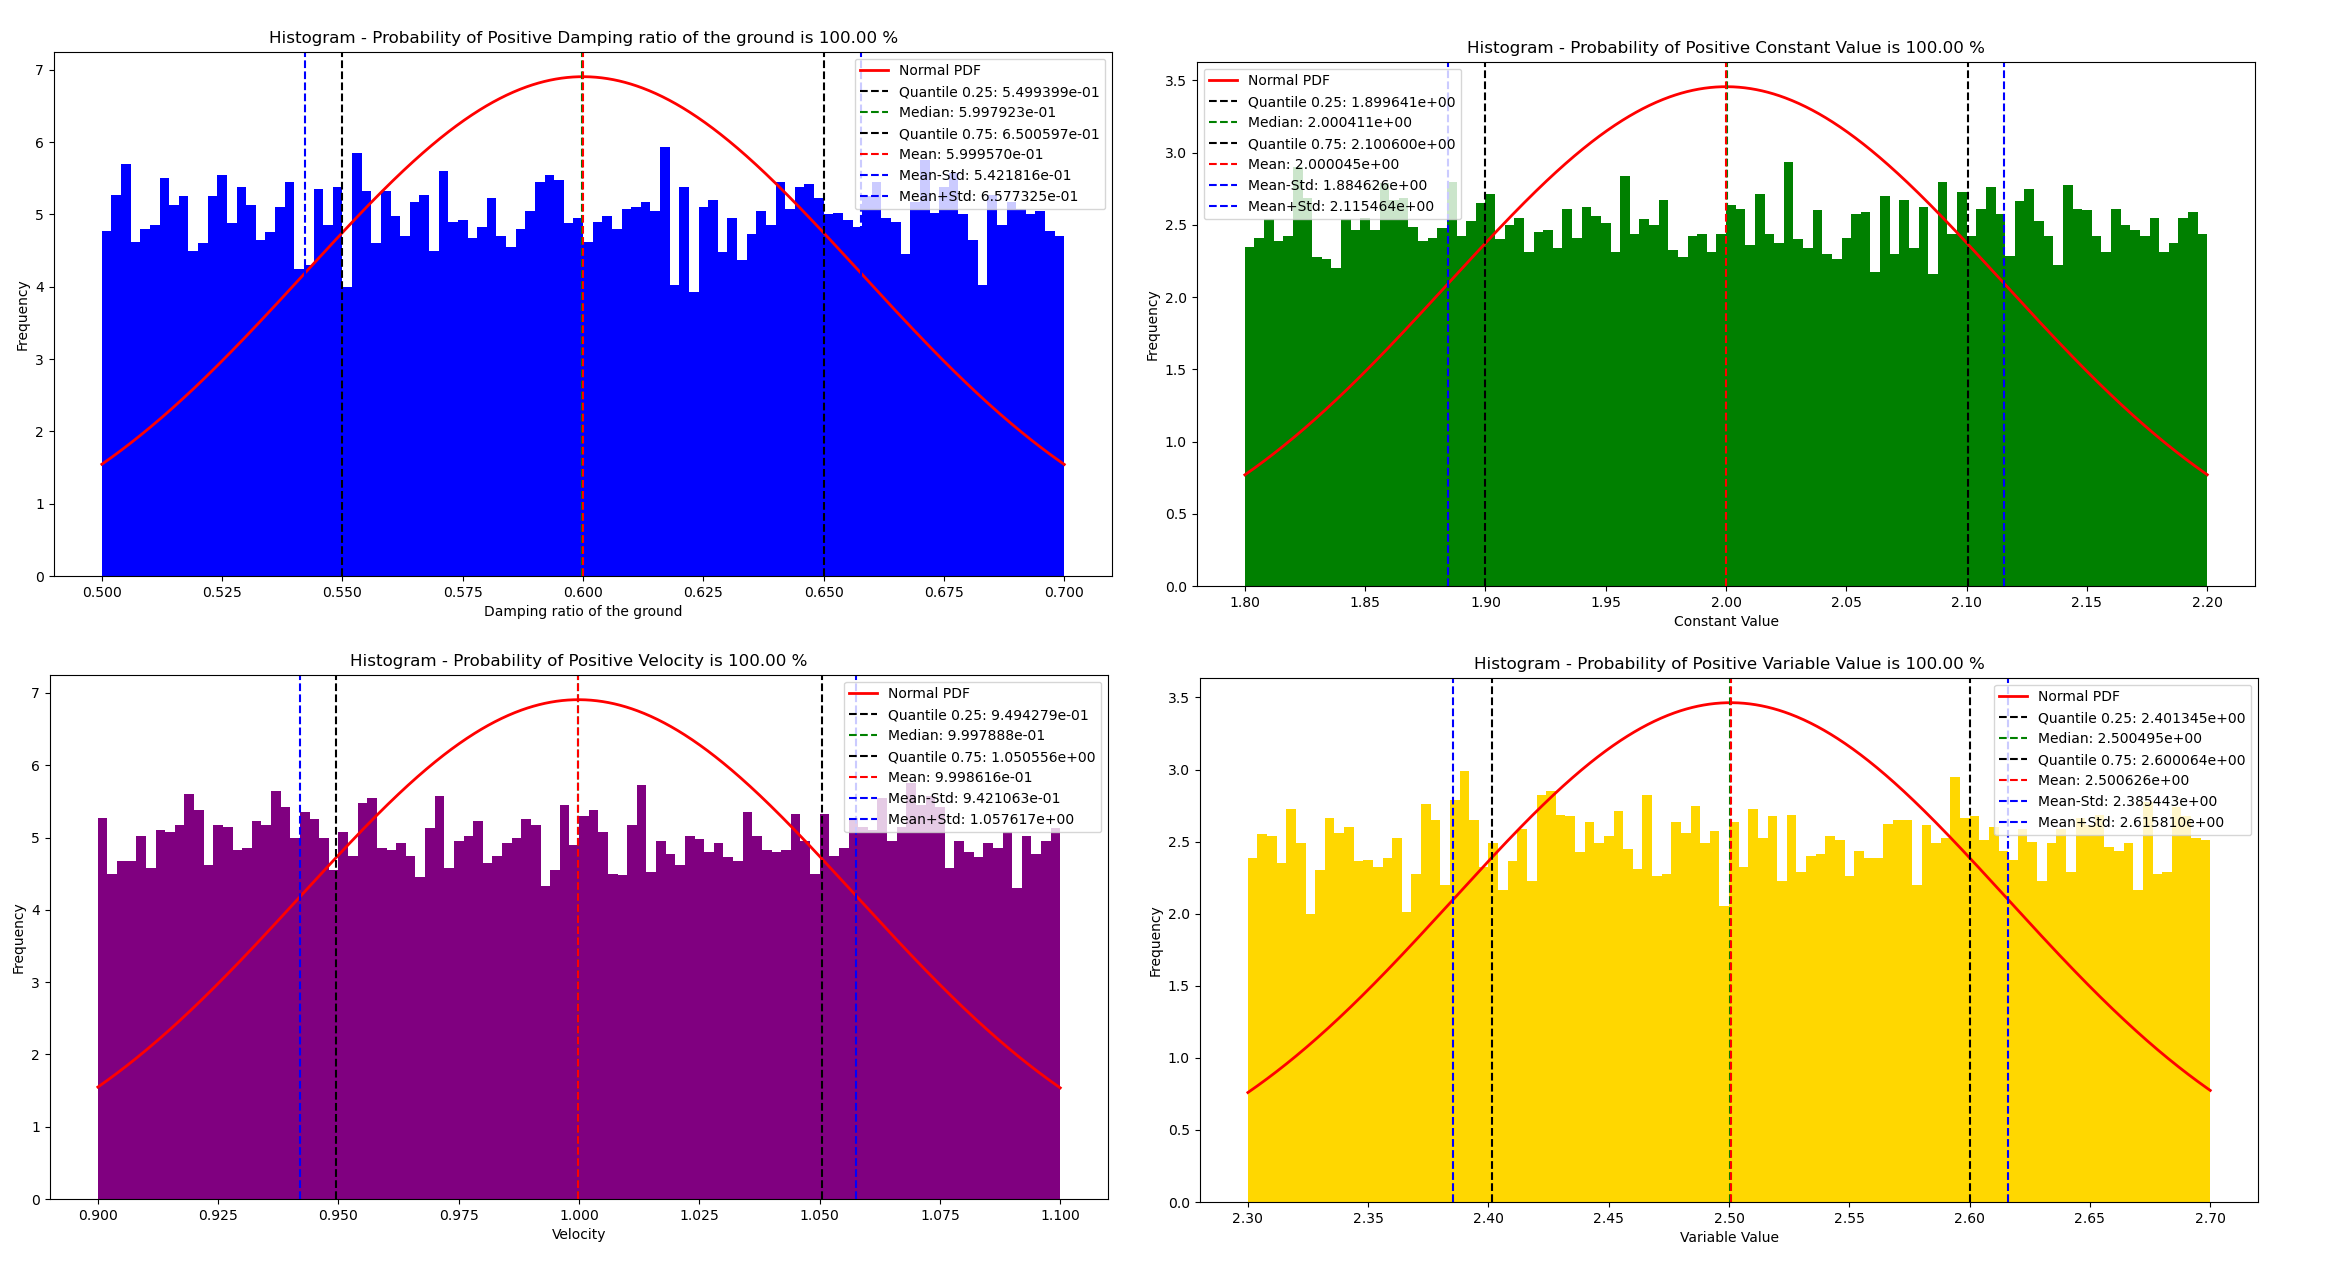

This chart was generated by the following Python code:
"""
   #######################################################################
   #                            IN THE NAME OF ALLAH                     #
   # Using the Kanai-Tajimi model involves simulating a non-stationary   #
   # stochastic process to represent earthquake ground motion            #
   # Nonlinear Dynamic Analysis on Concrete Confined Section Column      #
   # With Uncertainty Conditions Using Probability Distribution Function #
   # Monte-Carlo Method                                                  #
   #---------------------------------------------------------------------#
   #            THIS PROGRAM WRITTEN BY SALAR DELAVAR QASHQAI            #
   #                 EMAIL: salar.d.ghashghaei@gmail.com                 #
   #######################################################################

Generate ground acceleration using the Kanai-Tajimi model involves simulating a non-stationary stochastic process:

Using the Kanai-Tajimi model involves simulating a non-stationary stochastic process to represent
earthquake ground motion. The Kanai-Tajimi model is a widely used approach to simulate the random ground acceleration
experienced during an earthquake. It is based on the concept of a filtered Gaussian process, where the ground acceleration
is modeled as a white noise process (acceleration at the bedrock) that is filtered through a viscoelastic system representing
the soil layer.

The classical Tajimi-Kanai model consists of a linear oscillator attached to the bedrock, which moves with an acceleration
modeled as a Gaussian white noise process. This model is often used for the analysis of structures subjected to earthquakes.
The parameters of the model, such as the damping ratio ( \zeta_g ) and the frequency ( \omega_g ) of the soil deposit,
are calibrated by observing zero crossings and other statistics of historical earthquakes1.

In more advanced versions, such as the fractional Tajimi-Kanai model, the purely viscous element in the Kelvin-Voigt element
(a spring in parallel with a dashpot) is replaced with a springpot, which exhibits behavior between purely elastic and purely
viscous. This modification allows for a more accurate representation of the viscoelastic behavior of the ground and ensures
that the number of zero crossings of the absolute acceleration at the free field remains finite1.

The non-stationary aspect of the process is typically accounted for by applying an envelope or shape function to the stationary
process, which adjusts the intensity of the ground motion over time, reflecting the way an actual earthquake’s intensity
changes2.
Overall, the Kanai-Tajimi model and its variations provide a mathematical framework to generate artificial earthquake records
that can be used for the design and analysis of structures to withstand seismic events.
"""
import numpy as np
import matplotlib.pyplot as plt
from scipy.integrate import odeint
import time as ti
from SALAR_MATH import BETA_PDF, HISROGRAM_BOXPLOT

# Kanai-Tajimi model differential equations
def kanai_tajimi_model(Y, t, omega_g, zeta_g, white_noise, dt):
    x, v = Y
    index = min(int(t / dt), len(white_noise) - 1)  # Ensure index is within bounds
    dxdt = v
    dvdt = -2 * zeta_g * omega_g * v - omega_g**2 * x + white_noise[index]
    return [dxdt, dvdt]

# Kanai-Tajimi Power Spectral Density function
def kanai_tajimi_psd(omega, omega_g, zeta_g, S_0):
    return S_0 * (1 + (2 * zeta_g * omega / omega_g)**2) / ((1 - (omega / omega_g)**2)**2 + (2 * zeta_g * omega / omega_g)**2)

# Time settings
t_max = 10                  # Total time for simulation (s)
NUM_SIM = 20000             # Total number for simulation
dt = 0.01                   # Time step (s)
# Define the frequency range for the simulation
freq = np.linspace(dt, t_max, 1000)
ZETA_G = BETA_PDF(0.5, 0.7, 1, 1, NUM_SIM) # Damping ratio of the ground
s_0 = BETA_PDF(0.9, 1.1, 1, 1, NUM_SIM)    # Intensity of the ground motion
# Define the Kanai-Tajimi model parameters ground motion  
#  Z and W are variables that play a role in defining the natural frequency of the ground (𝜔𝑔) and, by extension, influence the earthquake simulation         
ZZ = BETA_PDF(1.8, 2.2,1, 1, NUM_SIM)      #Constant Value
WW = BETA_PDF(2.3, 2.7,1, 1, NUM_SIM)      #Variable Value 

HISROGRAM_BOXPLOT(ZETA_G, HISTO_COLOR='blue', LABEL='Damping ratio of the ground')
HISROGRAM_BOXPLOT(s_0, HISTO_COLOR='purple', LABEL='Velocity')
HISROGRAM_BOXPLOT(ZZ, HISTO_COLOR='green', LABEL='Constant Value')
HISROGRAM_BOXPLOT(WW, HISTO_COLOR='gold', LABEL='Variable Value')
                  
TIME = np.arange(dt, t_max, dt)

# Analysis Durations:
starttime = ti.process_time()
    
for I in range(NUM_SIM):
    # Define the Kanai-Tajimi model parameters
    Z = ZZ[I]
    W = WW[I]
    omega_g = Z * np.pi * W  # Natural frequency of the ground (rad/s)
    omega = Z * np.pi * freq
    zeta_g = ZETA_G[I]
    S_0 = s_0[I]
    # Calculate the PSD
    psd = kanai_tajimi_psd(omega, omega_g, zeta_g, S_0)
    # Find the psd
    max_psd = np.max(np.abs(psd))
    
    # White noise generation
    white_noise = BETA_PDF(-np.sqrt(s_0[I]), np.sqrt(s_0[I]), 0.5, 0.5, len(TIME))


    # Initial conditions
    Y0 = [0, 0]

    # Solve the differential equations
    sol = odeint(kanai_tajimi_model, Y0, TIME, args=(omega_g, zeta_g, white_noise, dt))

    # Extract the ground acceleration time history
    ground_acceleration = sol[:, 1]

    # Find the maximum absolute ground acceleration
    max_ground_acceleration = np.max(np.abs(ground_acceleration))

    # Print ground acceleration to a text file
    with open(f'Ground_Acceleration_{I+1}.txt', 'w') as file:
        new_ground_acceleration = ground_acceleration[1:]
        for acc in new_ground_acceleration:
            file.write(f'{acc:.6f}\n')

    print(f'{I+1} Maximum absolute ground acceleration: {max_ground_acceleration:.6f} m/s²')
    print(f'      Ground acceleration data has been printed to ground_acceleration_{I+1} .txt')
    
totaltime = ti.process_time() - starttime
print(f'\nTotal time (s): {totaltime:.4f} \n\n')   
